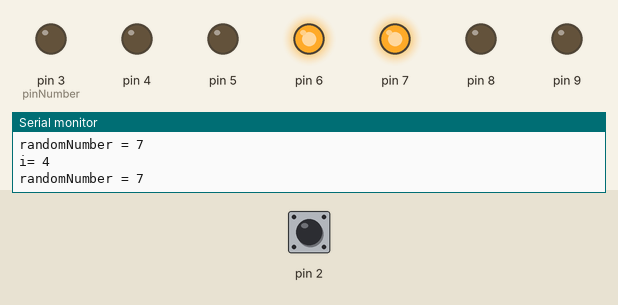
A sketch run on a simulated Arduino Uno, built with avr-gcc and run on an emulated ATmega328P. Shown: output pins drawn as LEDs (lit = HIGH), the last lines printed to the serial monitor. The inputs (shaded band) are chosen by the test bench; at power-on: pin 2 HIGH. Random numbers use the default seed unless the sketch sets one.

Above: at 1.85 s.
1.9 s: pin 2 pulled LOW for 0.65 s
At 3.6 s:
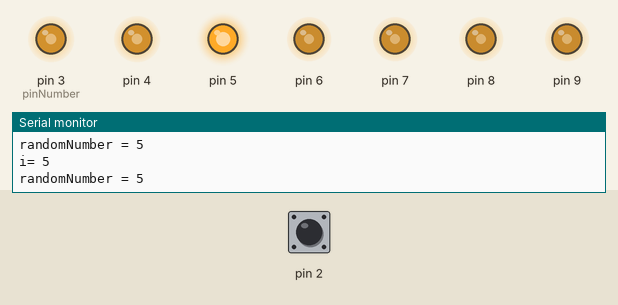
5.0 s: pin 2 pulsed HIGH 2 times (0.12 s each, 0.3 s apart)
At 5.27 s:
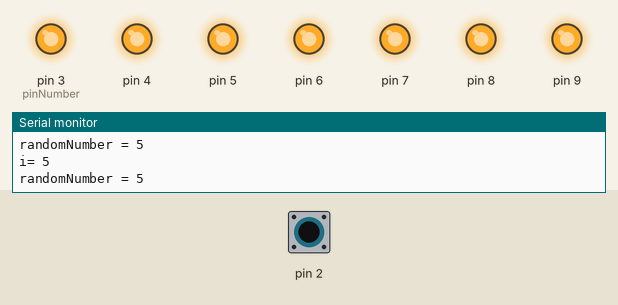
8.1 s: pin 2 driven HIGH
9.6 s: pin 2 driven LOW
At 10.05 s:
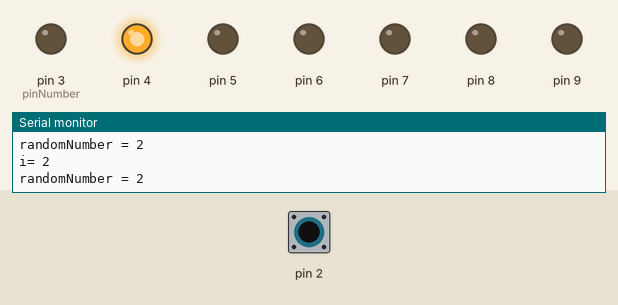
12.7 s: pin 2 pulsed HIGH 5 times (0.12 s each, 0.3 s apart)
Timing chart, 0 to 18.3 s (numbered marks = the images above; inputs shaded):
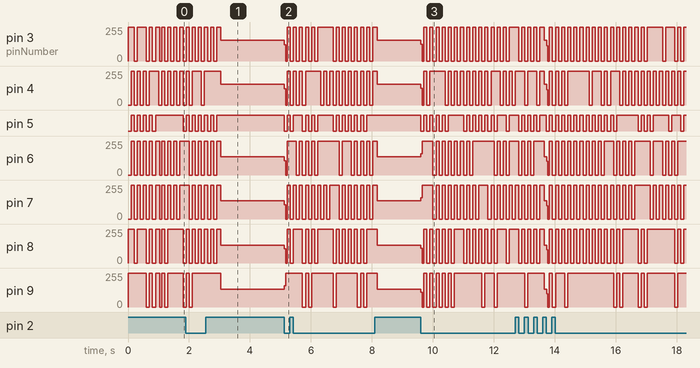

Measured:
- after the input at 5.0 s, pin 5: HIGH → LOW after 0.12 s, → HIGH 0.10 s later, → LOW 0.10 s later, → HIGH 0.10 s later, … (22 changes in this stretch)
- after the input at 9.6 s, pin 3 (pinNumber): 155/255 → 126/255 at once, then moves between 0/255 and 255/255, repeating every 0.20 s; pin 5: HIGH → LOW at once, → HIGH 0.10 s later, → LOW 0.10 s later, → HIGH 0.10 s later, … (24 changes in this stretch); pin 8: 135/255 → 109/255 at once, then moves between 0/255 and 255/255, repeating every 1.4 s
- by itself, pin 5: alternates HIGH for 0.10 s and LOW for 0.10 s, 11 changes in all, then stays HIGH

The sketch:

DigitalReadSerial_copy_20260129112525.ino
```cpp
void setup() {
  // put your setup code here, to run once:
  pinMode(2,INPUT_PULLUP);
  //得到2号引脚输入上来的数字信号📶


  Serial.begin(9600);
  int pinNumber = 3;
  while(pinNumber<=9){
    pinMode(pinNumber,OUTPUT);
    pinNumber++;
  }
  randomSeed(analogRead(A0));
}

void loop() {
      int myNumber;
      for (int p = 3; p <= 9; p++) digitalWrite(p, HIGH); // 共阳：HIGH=灭
      if(!digitalRead(2)){
          myNumber = getRandomNumber(0,10);
      }
      displayNumber(myNumber);
}

int getRandomNumber(int minNumber,int maxNumber){
    int randomNumber;

    int i=0;
    while(i < 5){
      i = i + 1;
      randomNumber = random(minNumber,maxNumber);
      displayNumber(randomNumber);
      delay(100);
      displayClear();
      delay(100);

      Serial.print("i= ");
      Serial.println(i);
      Serial.print("randomNumber = ");
      Serial.println(randomNumber);
      Serial.println("");
    }


    return randomNumber;
}


void displayNumber(int ledNumber){
    switch(ledNumber){
        case 9:
            digitalWrite(3, LOW);//A
            digitalWrite(5, LOW);//G
            digitalWrite(7, LOW);//C
            digitalWrite(6, LOW);//F
            digitalWrite(8, LOW);//D
            digitalWrite(4, LOW);//B
            break;
        case 8:
            digitalWrite(3, LOW);//A
            digitalWrite(5, LOW);//G
            digitalWrite(7, LOW);//C
            digitalWrite(6, LOW);//F
            digitalWrite(8, LOW);//D
            digitalWrite(4, LOW);//B
            digitalWrite(9, LOW);//E
            break;
        case 7:
            digitalWrite(3, LOW);//A
            digitalWrite(4, LOW);//B
            digitalWrite(7, LOW);//C
            digitalWrite(6, LOW);//F
            break;
        case 6:
            digitalWrite(3, LOW);//A
            digitalWrite(5, LOW);//G
            digitalWrite(7, LOW);//C
            digitalWrite(6, LOW);//F
            digitalWrite(8, LOW);//D
            digitalWrite(9, LOW);//E
            break;
        case 5:
            digitalWrite(3, LOW);//A
            digitalWrite(5, LOW);//G
            digitalWrite(7, LOW);//C
            digitalWrite(6, LOW);//F
            digitalWrite(8, LOW);//D
            break;
        case 4:
          digitalWrite(4, LOW);//B
          digitalWrite(7, LOW);//C
          digitalWrite(6, LOW);//F
          digitalWrite(5, LOW);//G
          break;
        case 3:
          digitalWrite(3, LOW);//A
          digitalWrite(5, LOW);//G
          digitalWrite(7, LOW);//C
          digitalWrite(8, LOW);//D
          digitalWrite(4, LOW);//B
          break;
        case 2:
          digitalWrite(3, LOW);//A
          digitalWrite(5, LOW);//G
          digitalWrite(8, LOW);//D
          digitalWrite(4, LOW);//B
          digitalWrite(9, LOW);//E
          break;
        case 1:
          digitalWrite(4, LOW);
          digitalWrite(7, LOW);
          break;
        case 0:
          digitalWrite(1, LOW);
          digitalWrite(2, LOW);
          digitalWrite(3, LOW);
          digitalWrite(4, LOW);
          digitalWrite(6, LOW);
          digitalWrite(7, LOW);
          digitalWrite(8, LOW);
          digitalWrite(9, LOW);
          break;
        default:
          digitalWrite(4, LOW);
          digitalWrite(5, LOW);
          digitalWrite(7, LOW);
          digitalWrite(8, LOW);
          digitalWrite(9, LOW);
      }
}

void displayClear(){
      digitalWrite(0, HIGH);
      digitalWrite(1, HIGH);
      digitalWrite(2, HIGH);
      digitalWrite(3, HIGH);
      digitalWrite(4, HIGH);
      digitalWrite(5, HIGH);
      digitalWrite(6, HIGH);
      digitalWrite(7, HIGH);
      digitalWrite(8, HIGH);
      digitalWrite(9, HIGH);
}
```
